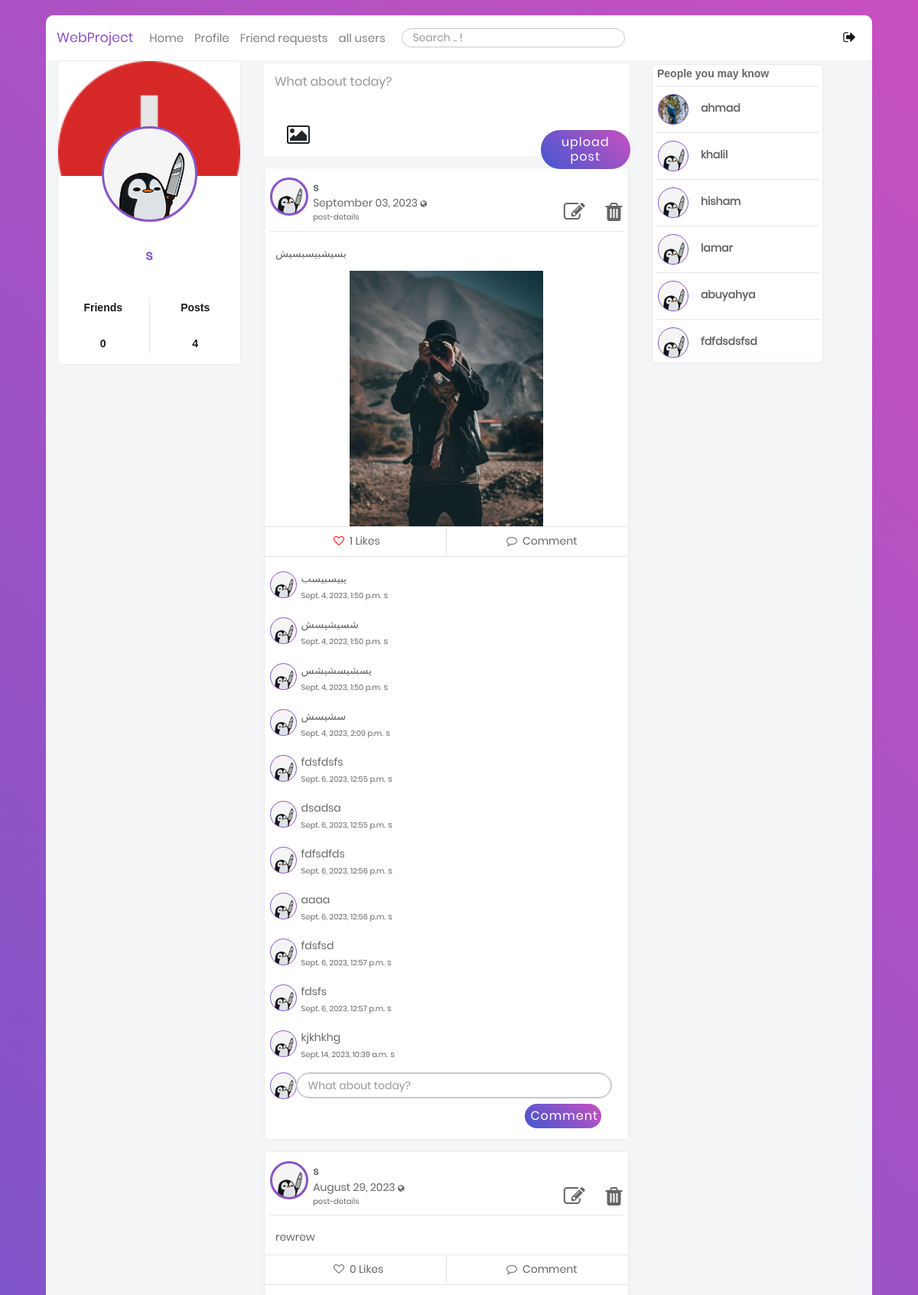
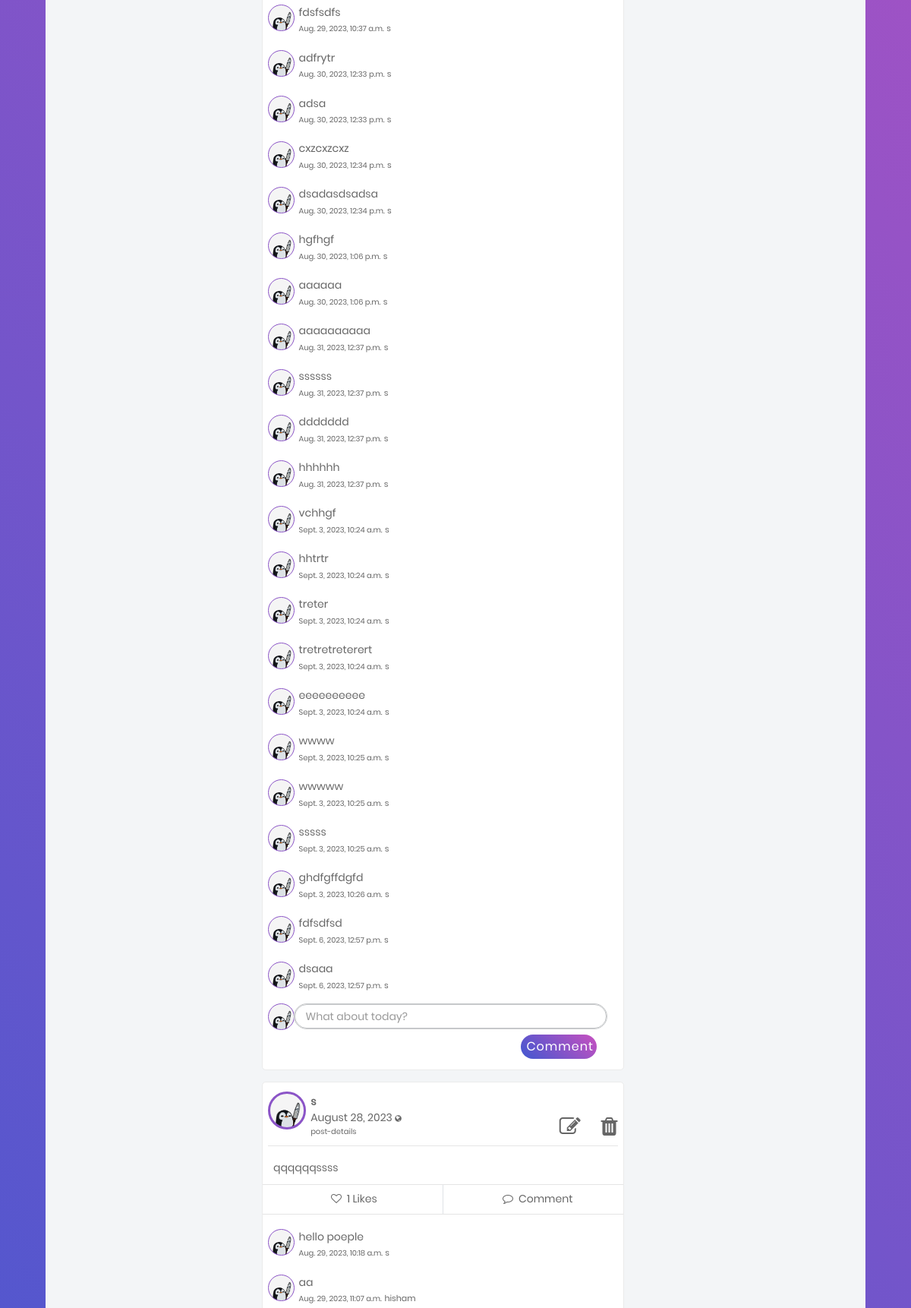
Page /blog/ (signed in, upper part) on the committed database (2 pictures, top to bottom).
### users/models.py (models this page shows, shortened)
class Profile(models.Model):
    user = models.OneToOneField(User, on_delete=models.CASCADE)
    image = models.ImageField(default='default.jpg', upload_to='profile_pics')
    bgimage = models.ImageField(default='default.jpg', upload_to='bg_pics')
    friends = models.ManyToManyField(User, blank=True, related_name='friends')
    slug = models.SlugField(unique=True,default=uuid.uuid1)
    forget_password_token= models.CharField(max_length=100)
    updated = models.DateTimeField( auto_now=True)
    created = models.DateTimeField( auto_now_add=True)
    objects = ProfileManager()
    def get_friends(self):
        return self.friends.all()
    def get_friends2(self):
        return self.user.friends.all()
    def get_friends_no(self):
        return self.friends.all().count()
    def get_posts_no(self):
        return self.posts.all().count()

### blog/models.py (models this page shows, shortened)
class Post(models.Model):
    content = models.TextField()
    date_posted = models.DateTimeField(default = timezone.now)
    author = models.ForeignKey(User,on_delete=models.CASCADE)
    post_image = models.ImageField(null=True, blank=True, upload_to="images/")
    liked = models.ManyToManyField(Profile, blank=True, related_name='likes')
    updated = models.DateTimeField( default = timezone.now)
    created = models.DateTimeField( default = timezone.now)
    author = models.ForeignKey(Profile, on_delete=models.CASCADE, related_name='posts')
    def num_likes(self):
        print(timezone.now)
        return self.liked.all().count()
    class Meta:
        ordering = ('-created',)

class Comment(models.Model):
    user = models.ForeignKey(Profile, on_delete=models.CASCADE)
    post = models.ForeignKey(Post, on_delete=models.CASCADE)
    body = models.CharField(max_length=300)
    liked = models.ManyToManyField(Post, blank=True, related_name='likes')
    updated = models.DateTimeField(default = timezone.now )
    created = models.DateTimeField(default = timezone.now)

### blog/views.py (the view, shortened to what this page needs)
# urls.py: path('', views.home, name="blog-home"),
@login_required
def home(request):
    ordering = ["-date_posted"]
    profile = Profile.objects.get(user=request.user)
    nopro = Profile.objects.exclude(user=request.user)
    a = Profile.objects.all()
    a = set(a)
    b = set(profile.get_friends2())
    c = a.difference(b)
    p_form = PostModelForm()
    c_form = CommentModelForm()
    post_added = False
    context = {
        "posts": Post.objects.all().order_by("-date_posted"),
        "user": request.user,
        "pos": profile.get_posts_no,
        "im": Profile.objects.filter(user=request.user),
        "profile": profile,
        "friends": profile.get_friends(),
        "nofriend": c,
        "p_form": p_form,
        "c_form": c_form,
        "post_added": post_added,
    }
    return render(request, "blog/home.html", context)

### blog/templates/blog/home.html (shortened to what this page needs)
{% extends "blog/base.html" %} {% load static %}
    {% block content %}
    <div class="container mt-5" style="width: 75%;">
      <div class="row" style="width: 130%;">
        <div class="col-sm-6 mobile-hidden">
          <div
            style="
              background-color: white;
              padding-bottom: 2.25%;
              margin-bottom: 3%;
            "
            id="Post_form"
          >
           {% include 'blog/Post_form.html' %}
          </div>
          <div id="all_posts">
          {% include 'blog/post-list.html' %}
          </div>
        </div>
    {% if nofriend|length != 1  %}
        <div class="col-3 mobile-hidden">
          <div class="main-block">
            <div class="row">
              <div class="col pl-4">
                <p class="fs-14 font-cairo font-weight-600">
                  People you may know
                </p>
              </div>
            </div>
            {% for friend in nofriend %}
            {% if friend.user.username != user.username %}
            <hr class="m-1" />
            <div class="row">
              <div class="col-3">
                <div class="pt-2 pl-2 d-inline-block">
                  <div
                    class="Profile-Picture"
                    style="background: url('{{ friend.image.url }}');width: 40px;height: 40px;    border: 1.5px solid #8B54C7; "
                  ></div>
                </div>
              </div>
              <div class="col">
                <div class="UserName d-inline-block mt-3">
                  <p>
                    <a
                      href="{% url 'profile-detail-view' friend.slug %}"
                      class="font-weight-bold"
                      >{{ friend.user }}</a
                    >
                  </p>
                </div>
              </div>
            </div>
            {% endif %}
            {% endfor %}
            {% endif %}
          </div>
        </div>
      </div>
    </div>
    {% endblock content %}

### blog/templates/blog/base.html (shortened to what this page needs)
{% load static %}
<!DOCTYPE html>
<html class="no-js" lang="en">
  <head>
             <link
      rel="stylesheet"
      type="text/css"
      href="https://cdnjs.cloudflare.com/ajax/libs/semantic-ui/2.2.14/semantic.min.css"
    />
    <link
      rel="stylesheet"
      href="{% static 'blog/css/vendor/bootstrap.min.css' %} "
    />
    <link
      rel="stylesheet"
      href="{% static 'blog/css/vendor/font-awesome.min.css' %}"
    />
    <link rel="stylesheet" href="{% static 'blog/css/vendor/animate.css' %}" />
    <link
      rel="stylesheet"
      href="{% static 'blog/css/vendor/hamburgers.min.css' %}"
    />
    <link rel="stylesheet" href="{% static 'blog/css/util.css' %}" />
    <link rel="stylesheet" href="{% static 'blog/css/normalize.css' %}" />
    <link rel="stylesheet" href="{% static 'blog/css/main.css' %}" />
  </head>
  <body hx-headers = "{'X-CSRFToken' : '{{ csrf_token }}'} ">
    <div class="limiter">
      <div class="container-login100" style="align-items: flex-start;">
        <div class="wrap-main">
          <div class="container-fluid">
            <div class="row">
              <nav class="navbar navbar-expand-lg navbar-light bgwhite">
                <a
                  class="navbar-brand ProjectColor"
                  href="{% url 'blog-home' %}"
                  >WebProject</a
                >
                <div
                  class="collapse navbar-collapse"
                  id="navbarSupportedContent"
                >
                  <ul class="navbar-nav mr-auto">
                    <li class="nav-item ">
                      <a class="nav-link fs-15" href="{% url 'blog-home' %}"
                        >Home <span class="sr-only">(current)</span></a
                      >
                    </li>
                    <li class="nav-item">
                      <a class="nav-link fs-15" href="{% url 'profile' %}"
                        >Profile</a
                      >
                    </li>
                    <li class="nav-item">
                      <a
                        class="nav-link fs-15"
                        href="{% url 'my-invites-view' %}"
                        >Friend requests</a
                      >
                    </li>
                    <li class="nav-item">
                      <a
                        class="nav-link fs-15"
                        href="{% url 'all-profiles-view' %}"
                        >all users</a
                      >
                    </li>
                    <li class="nav-item pt-2 pl-3">
                      <form
                        action="{% url 'search' %}"
                        method="POST"
                        id="search"
                      >
                        <input
                          type="search"
                          name="searched"
                          class="p-1 fs-14 pl-3 input-border"
                          placeholder="Search .. !"
                        />
                      </form>
                    </li>
                  </ul>
                  <div class="form-inline my-2 my-lg-0">
                    <ul class="navbar-nav mr-auto">
                      <li class="nav-item active">
                        <a
                          class="nav-link fs-18"
                          href="{% url 'blog-logout' %}"
                          data-toggle="tooltip"
                          data-placement="top"
                          ><i class="fa fa-sign-out" aria-hidden="true"></i
                        ></a>
                      </li>
                    </ul>
                  </div>
                </div>
              </nav>
              <div class="col-sm-3 mobile-hidden">
          <div class="main-block">
            <div
              class="coverPicture"
              style="background: url('{{ user.profile.bgimage.url }}');"
            ></div>
            <div
              class="profilePicture"
              style="background: url('{{ user.profile.image.url }}');"
            ></div>
            <div class="FullName text-center fs-18 ProjectColor">
              {{ user }}
            </div>
            <div class="row statistic text-center fs-16 p-3">
              <div class="col">
                <p>Friends</p>
                <br />
                <p>{{ user.profile.get_friends_no }}</p>
              </div>
              <div class="col border-left">
                <p>Posts</p>
                <br />
                <p>{{ user.profile.get_posts_no }}</p>
              </div>
            </div>
          </div>
        </div>
        {% block content %} {% endblock content %}
            </div>
          </div>
        </div>
      </div>
    </div>
  </body>
</html>

### blog/templates/blog/post-list.html (shortened to what this page needs)
{% for post in posts %} {% if post.author.user in friends or post.author.user == user %}
<div class="main-block post-with-photo" id="post-list">
  <div class="Post-Box">
    <div class="header row">
      <div class="col-1" style="padding-right: 12.5%; padding-top: 1%;">
        <div class="pt-2 pl-2 d-inline-block">
          <div
            class="Profile-Picture"
            style="background: url('{{ post.author.image.url }}') "
          ></div>
        </div>
      </div>
    <div class="col-8 p-l-0">
        <div class="UserName d-inline-block mt-3" style="width: 144%">
          <div style="display: inline-block; width: 35%;">
            <p>
              <a
                href="{% url 'profile-detail-view' post.author.slug %}"
                class="font-weight-bold"
                >{{ post.author.user }}</a
              >
            </p>
            <p class="lh-1-2">
              {{ post.date_posted|date:"F d, Y" }}
              <i
                class="fa fa-globe fs-10"
                data-toggle="tooltip"
                data-placement="top"
                title="Public"
              ></i>
              <br />
              <a href=" {%url 'post-detail' post.id%} " class="fs-10"
                >post-details</a
              >
            </p>
          </div>
          <div style="display: inline; padding-left: 30%">
             {% if request.user == post.author.user %}
            <a href="{% url 'post-update' post.pk %}" style="padding: 5%"
              ><i class="fa fa-edit fa-2x"></i
            ></a>
            <a href="{% url 'post-delete' post.pk %}"
              ><i class="fa fa-trash fa-2x" aria-hidden="true"></i
            ></a>
            {% endif %}
          </div>
        </div>
      </div>
    </div>
    <hr class="m-2" />
    <div class="body row">
      <div class="details col">
        <p class="px-3" style="padding: 10px">{{ post.content }}</p>
      </div>
      {% if post.post_image %}
      <div style="text-align: center">
        <img
          src="{{ post.post_image.url }}"
          alt=""
          style="max-width: 50%; height: auto"
        />
      </div>
      {% endif %}
    </div>
    <hr class="mt-0 mb-0" />
    <div class="footer">
      <div class="row action-btn">
        <div class="col">
          {% include 'blog/Likes.html' %}
        </div>
        <div class="col border-left">
          <p class="py-2 footer-btn text-center">
            <i class="fa fa-comment-o" aria-hidden="true"></i>
              <span class="px-1"> Comment</span>
          </p>
        </div>
      </div>
      <hr class="mt-0 mb-2" />
      <div class="row comment-list" id="{{post.id}}">
        {% include 'blog/Comment_list.html' %}
      </div>
    </div>
  </div>
</div>
{% endif %} {% endfor %}

### blog/templates/blog/Likes.html (shortened to what this page needs)
<form hx-post="{% url 'like-post-view' %}" hx-target="#all_posts" >
            {% if profile not in post.liked.all %}
            <button
              style="
                background-color: transparent;
                border: none;
                box-shadow: none;
              "
              type="submit"
              id="like-button"
              value="{{post.id}}"
            >
              <p class="py-2 footer-btn" style="padding-left: 90px">
                <i class="fa fa-heart-o" aria-hidden="true"></i>
                <span class="px-1" id="like_count"> {{ post.num_likes }} Likes</span>
              </p>
            </button>
            {% else %}
            <button
              style="
                background-color: transparent;
                border: none;
                box-shadow: none;
              "
              type="submit"
              id="like-button"
              value="{{post.id}}"
              >
              <p class="py-2 footer-btn" style="padding-left: 90px">
                <i
                  class="fa fa-heart-o"
                  aria-hidden="true"
                  style="color: red"
                ></i>
                <span class="px-1"> {{ post.num_likes }} Likes</span>
              </p>
            </button>
            {% endif %}
          </form>

### blog/templates/blog/Comment_list.html
{% for c in post.comment_set.all %}
        <div class="add-comment col-12 pt-0">
          <div class="row">
            <div class="col-1" style="padding-right: 11%; padding-top: 1%;">
              <div class="pt-2 pl-2 d-inline-block">
                <div
                  class="Profile-Picture-Comment"
                  style="background: url('{{ c.user.image.url }}'); "
                ></div>
              </div>
            </div>
            <div>
              <div class="row pr-2 pt-2 pb-2 pl-0" style="width:400%;">
                <div class="col pl-0">
                  <p class="pt-1 pl-2 pb-0 fs-14">{{c.body}}</p>
                  <p class="p-0 pl-2 fs-10">
                    <span class="fs-10" style="margin-right: 0.2%;">{{ c.created }}</span>
                    <span  >
                      <a
                        href="{% url 'profile-detail-view' c.user.slug %}"
                        class="fs-11"
                        >{{ c.user.user }}</a
                      ></span
                    >
                    <br>
                  </p>
                </div>
              </div>
            </div>
          </div>
        </div>
        {% endfor %}
        <div class="add-comment col-12 pb-2">
          <div class="row">
            <div class="col-1" style="padding-right: 11%">
              <div class="pt-2 pl-2 d-inline-block">
                <div
                  class="Profile-Picture-Comment"
                  style="background: url('{{ user.profile.image.url }}'); "
                ></div>
              </div>
            </div>
            <div class="bruh-box col-10 pl-0">
              <div class="row pr-2 pt-2 pb-2 pl-0">
                <div class="col pl-0">
                  {% include 'blog/Comment_form.html' %}
                </div>
              </div>
            </div>
          </div>
        </div>

### blog/templates/blog/Comment_form.html (shortened to what this page needs)
<form hx-post="{% url 'blog-home' %}" hx-target="#all_posts"  action="" enctype="multipart/form-data" id="f" name="f">
                    <div
                      style="
                        border-radius: 25px;
                        border: 1px solid #c6c8ca;
                        width: 100%;
                      "
                    >
                      {{c_form}}
                    </div>
                    <div class="action p-2 pr-3">
                      <button
                        type="submit"
                        class="float-r p-2 fs-16 post"
                        name="submit_c_form"
                        style="width: 100px"
                      >
                        Comment
                      </button>
                    </div>
                  </form>

### rows in the picture
Post: author.image (placeholder picture), author.user "s", date_posted "September 03, 2023", content "بسيشبيسبسيش", post_image (picture), num_likes "1", profile.image (placeholder picture)
Comment: user.image (placeholder picture), body "يبيسبيسب", created "Sept. 4, 2023, 1:50 p.m.", user.user "s"
Comment: user.image (placeholder picture), body "شسيشيسش", created "Sept. 4, 2023, 1:50 p.m.", user.user "s"
Comment: user.image (placeholder picture), body "يسشيسشيشس", created "Sept. 4, 2023, 1:50 p.m.", user.user "s"
Comment: user.image (placeholder picture), body "سشيسش", created "Sept. 4, 2023, 2:09 p.m.", user.user "s"
Comment: user.image (placeholder picture), body "fdsfdsfs", created "Sept. 6, 2023, 12:55 p.m.", user.user "s"
Comment: user.image (placeholder picture), body "dsadsa", created "Sept. 6, 2023, 12:55 p.m.", user.user "s"
Comment: user.image (placeholder picture), body "fdfsdfds", created "Sept. 6, 2023, 12:56 p.m.", user.user "s"
Comment: user.image (placeholder picture), body "aaaa", created "Sept. 6, 2023, 12:56 p.m.", user.user "s"
Comment: user.image (placeholder picture), body "fdsfsd", created "Sept. 6, 2023, 12:57 p.m.", user.user "s"
Comment: user.image (placeholder picture), body "fdsfs", created "Sept. 6, 2023, 12:57 p.m.", user.user "s"
Comment: user.image (placeholder picture), body "kjkhkhg", created "Sept. 14, 2023, 10:39 a.m.", user.user "s"
Post: author.image (placeholder picture), author.user "s", date_posted "August 29, 2023", content "rewrew", num_likes "0", profile.image (placeholder picture)
Comment: user.image (placeholder picture), body "fdsfsdfs", created "Aug. 29, 2023, 10:37 a.m.", user.user "s"
Comment: user.image (placeholder picture), body "adfrytr", created "Aug. 30, 2023, 12:33 p.m.", user.user "s"
Comment: user.image (placeholder picture), body "adsa", created "Aug. 30, 2023, 12:33 p.m.", user.user "s"
Comment: user.image (placeholder picture), body "cxzcxzcxz", created "Aug. 30, 2023, 12:34 p.m.", user.user "s"
Comment: user.image (placeholder picture), body "dsadasdsadsa", created "Aug. 30, 2023, 12:34 p.m.", user.user "s"
Comment: user.image (placeholder picture), body "hgfhgf", created "Aug. 30, 2023, 1:06 p.m.", user.user "s"
Comment: user.image (placeholder picture), body "aaaaaa", created "Aug. 30, 2023, 1:06 p.m.", user.user "s"
Comment: user.image (placeholder picture), body "aaaaaaaaaa", created "Aug. 31, 2023, 12:37 p.m.", user.user "s"
Comment: user.image (placeholder picture), body "ssssss", created "Aug. 31, 2023, 12:37 p.m.", user.user "s"
Comment: user.image (placeholder picture), body "ddddddd", created "Aug. 31, 2023, 12:37 p.m.", user.user "s"
Comment: user.image (placeholder picture), body "hhhhhh", created "Aug. 31, 2023, 12:37 p.m.", user.user "s"
Comment: user.image (placeholder picture), body "vchhgf", created "Sept. 3, 2023, 10:24 a.m.", user.user "s"
Comment: user.image (placeholder picture), body "hhtrtr", created "Sept. 3, 2023, 10:24 a.m.", user.user "s"
Comment: user.image (placeholder picture), body "treter", created "Sept. 3, 2023, 10:24 a.m.", user.user "s"
Comment: user.image (placeholder picture), body "tretretreterert", created "Sept. 3, 2023, 10:24 a.m.", user.user "s"
Comment: user.image (placeholder picture), body "eeeeeeeeee", created "Sept. 3, 2023, 10:24 a.m.", user.user "s"
Comment: user.image (placeholder picture), body "wwww", created "Sept. 3, 2023, 10:25 a.m.", user.user "s"
Comment: user.image (placeholder picture), body "wwwww", created "Sept. 3, 2023, 10:25 a.m.", user.user "s"
Comment: user.image (placeholder picture), body "sssss", created "Sept. 3, 2023, 10:25 a.m.", user.user "s"
Comment: user.image (placeholder picture), body "ghdfgffdgfd", created "Sept. 3, 2023, 10:26 a.m.", user.user "s"
Comment: user.image (placeholder picture), body "fdfsdfsd", created "Sept. 6, 2023, 12:57 p.m.", user.user "s"
Comment: user.image (placeholder picture), body "dsaaa", created "Sept. 6, 2023, 12:57 p.m.", user.user "s"
Post: author.image (placeholder picture), author.user "s", date_posted "August 28, 2023", content "qqqqqqssss", num_likes "1"
Comment: user.image (placeholder picture), body "hello poeple", created "Aug. 29, 2023, 10:18 a.m.", user.user "s"
Comment: user.image (placeholder picture), body "aa", created "Aug. 29, 2023, 11:07 a.m.", user.user "hisham"
Profile: image (picture), user "ahmad"
Profile: image (placeholder picture), user "khalil"
Profile: image (placeholder picture), user "hisham"
Profile: image (placeholder picture), user "lamar"
Profile: image (placeholder picture), user "abuyahya"
Profile: image (placeholder picture), user "fdfdsdsfsd"

### other values in the picture
{{ user }} "s"
{{ user.profile.get_friends_no }} "0"
{{ user.profile.get_posts_no }} "4"
